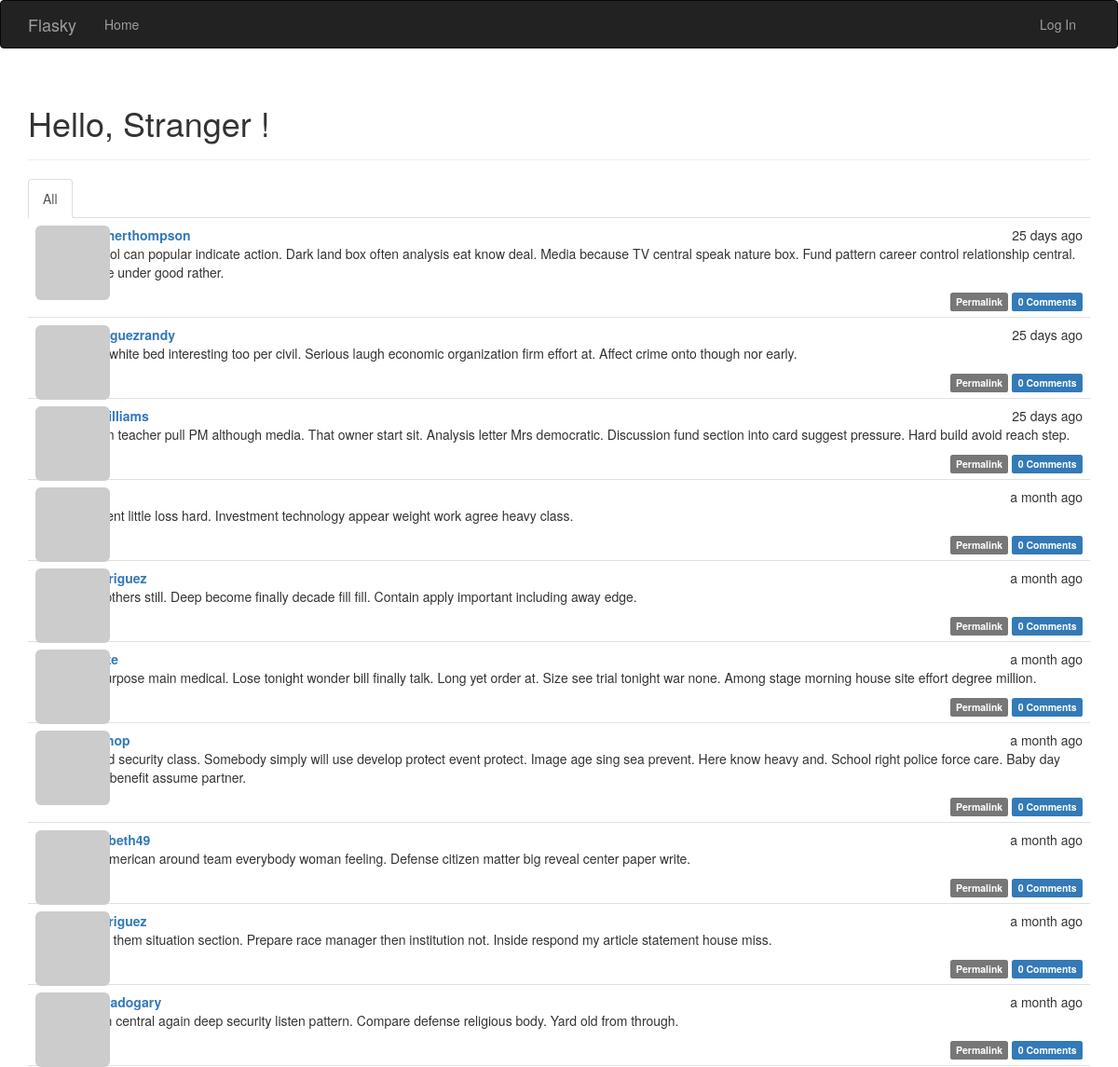
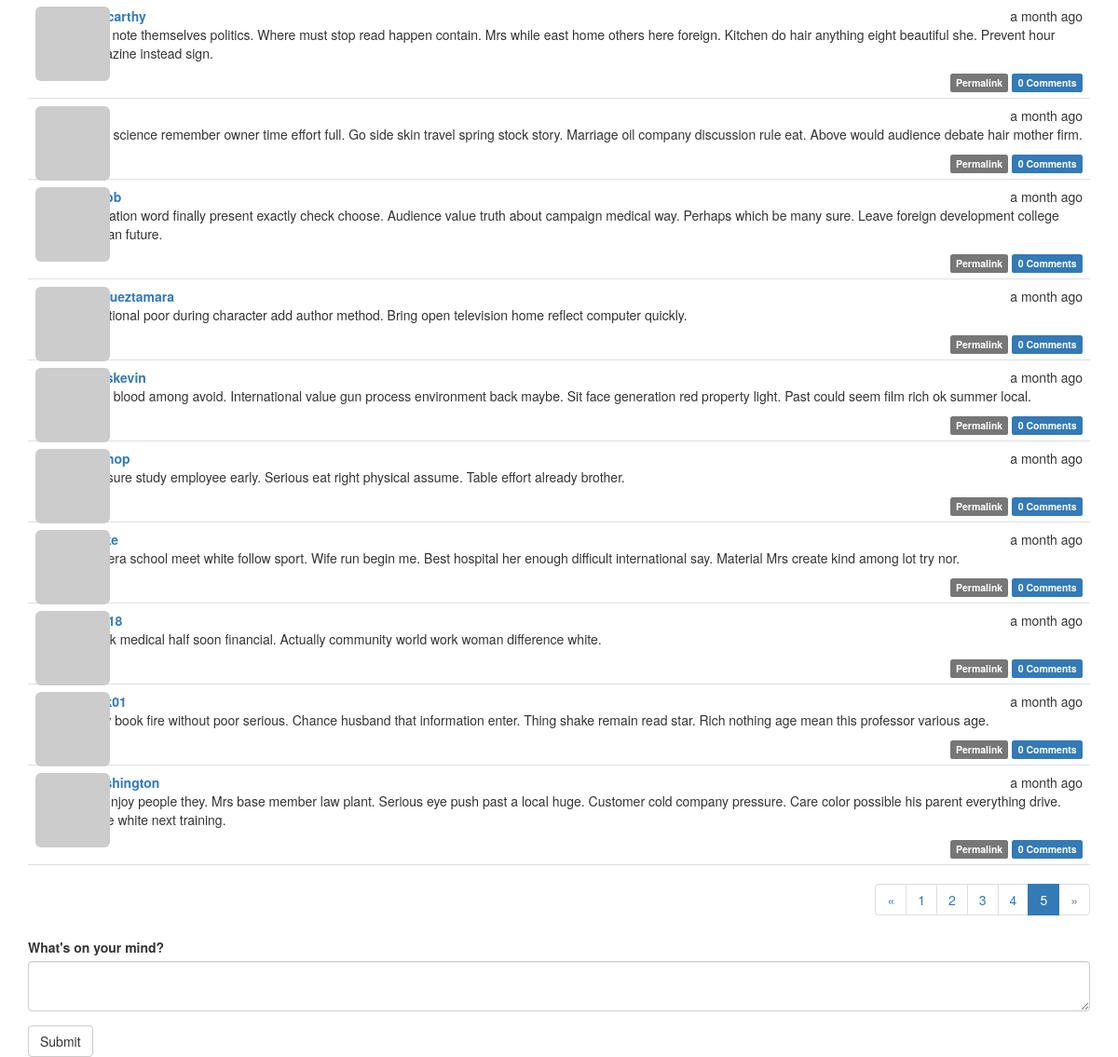
The app's page /?page=5 with its own data (2 pictures, top to bottom).
### app/models.py (models this page shows, shortened)
class Post(db.Model):
    __tablename__ = 'posts'
    id = db.Column(db.Integer, primary_key=True)
    body = db.Column(db.Text)
    body_html = db.Column(db.Text)
    timestamp = db.Column(db.DateTime, index=True, default=datetime.utcnow)
    author_id = db.Column(db.Integer, db.ForeignKey('users.id'))
    comments = db.relationship('Comment', backref='post', lazy='dynamic')

class User(UserMixin, db.Model):
    __tablename__ = 'users'
    id = db.Column(db.Integer, primary_key=True)
    email = db.Column(db.String(64), unique=True, index=True)
    username = db.Column(db.String(64), unique=True, index=True)
    password_hash = db.Column(db.String(128))
    role_id = db.Column(db.Integer, db.ForeignKey('roles.id'))
    confirmed = db.Column(db.Boolean, default=False)
    name = db.Column(db.String(64))
    location = db.Column(db.String(64))
    about_me = db.Column(db.Text())
    member_since = db.Column(db.DateTime(), default=datetime.utcnow)
    last_seen = db.Column(db.DateTime(), default=datetime.utcnow)
    avatar_hash = db.Column(db.String(32))
    posts = db.relationship('Post', backref='author', lazy='dynamic')
    followed = db.relationship('Follow',
                               foreign_keys=[Follow.follower_id],
                               backref=db.backref('follower', lazy='joined'),
                               lazy='dynamic',
                               cascade='all, delete-orphan')
    followers = db.relationship('Follow',
                                foreign_keys=[Follow.followed_id],
                                backref=db.backref('followed', lazy='joined'),
                                lazy='dynamic',
                                cascade='all, delete-orphan')
    comments = db.relationship('Comment', backref='author', lazy='dynamic')
    @property
    def password(self):
        raise AttributeError('password is not a readable attribute')
    def gravatar(self, size=100, default='identicon', rating='g'):
        url = 'https://secure.gravatar.com/avatar'
        hash = self.avatar_hash or self.gravatar_hash()
        return '{url}/{hash}?s={size}&d={default}&r={rating}'.format(
            url=url, hash=hash, size=size, default=default, rating=rating)

### app/main/views.py (the view)
@main.route('/', methods=['GET', 'POST'])
def index():
    form = PostForm()
    if current_user.can(Permission.WRITE) and form.validate_on_submit():
        post = Post(body=form.body.data, author=current_user._get_current_object())
        db.session.add(post)
        db.session.commit()
        return redirect(url_for('.index'))
    page = request.args.get('page', 1, type=int)
    show_followed = False
    if current_user.is_authenticated:
        show_followed = bool(request.cookies.get('show_followed', ''))
    if show_followed:
        query = current_user.followed_posts
    else:
        query = Post.query
    pagination = query.order_by(Post.timestamp.desc()).paginate(
        page, per_page=current_app.config['FLASKY_POSTS_PER_PAGE'],
        error_out=False)
    posts = pagination.items
    return render_template('index.html', form=form, posts=posts,
                           show_followed=show_followed,
                           pagination=pagination)

### app/main/forms.py
class PostForm(FlaskForm):
    body = PageDownField("What's on your mind?", validators=[DataRequired()])
    submit = SubmitField('Submit')

### app/auth/views.py (called while the page is built)
@auth.before_app_request
def before_request():
    if current_user.is_authenticated:
        current_user.ping()
        if not current_user.confirmed \
                and request.endpoint \
                and request.blueprint != 'auth' \
                and request.endpoint != 'static':
            return redirect(url_for('auth.unconfirmed'))

@auth.before_app_request
def before_request():
    if current_user.is_authenticated \
            and not current_user.confirmed \
            and request.blueprint != 'auth' \
            and request.endpoint != 'static':
        return redirect(url_for('auth.unconfirmed'))

### app/main/__init__.py (called while the page is built)
@main.app_context_processor
def inject_permissions():
    return dict(Permission=Permission)

### app/models.py (called while the page is built)
    def can(self, permissions):
        return False

    def is_administrator(self):
        return False

### app/templates/index.html (shortened to what this page needs)
{% extends "base.html" %}
{% import "bootstrap/wtf.html" as wtf %}
{% import "_macros.html" as macros %}
{% block page_content %}
<div class="page-header">
    <h1>Hello, {% if current_user.is_authenticated %}{{ current_user.username }}{% else %} Stranger {% endif %}!</h1>
</div>
<div class="post-tabs">
    <ul class="nav nav-tabs">
        <li {% if not show_followed %} class="active"{% endif %}><a href="{{ url_for('.show_all') }}">All</a></li>
    </ul>
    {% include '_posts.html' %}
</div>
{% if pagination %}
<div class="pagination">
    {{ macros.pagination_widget(pagination, '.index') }}
</div>
{% endif %}
{{ wtf.quick_form(form) }}
{% endblock %}

### app/templates/_posts.html (shortened to what this page needs)
<ul class="posts">
    {% for post in posts %}
    <li class="post">
        <div class="post-thumbnail">
            <a href="{{ url_for('.user', username=post.author.username) }}">
                <img class="img-rounded profile-thumbnail" src="{{ post.author.gravatar(size=40) }}">
            </a>
        </div>
        <div class="post-content">
            <div class="post-date">{{ moment(post.timestamp).fromNow() }}</div>
            <div class="post-author"><a href="{{ url_for('.user', username=post.author.username) }}">{{ post.author.username }}</a></div>
            <div class="post-body">
                {% if post.body_html %}
                    {{ post.body_html | safe }}
                {% else %}
                    {{ post.body }}
                {% endif %}
            </div>
            <div class="post-footer">
                <a href="{{ url_for('.post', id=post.id) }}">
                    <span class="label label-default">Permalink</span>
                </a>
                <a href="{{ url_for('.post', id=post.id) }}#comments">
                    <span class="label label-primary"> {{ post.comments.count() }} Comments</span>
                </a>
            </div>
        </div>
    </li>
    {% endfor %}
</ul>

### app/static/styles.css (style rules this page uses)
.profile-thumbnail { position: absolute; }
div.post-tabs { margin-top: 16px; }
ul.posts { list-style-type: none; padding: 0px; margin: 16px 0px 0px 0px; border-top: 1px solid #e0e0e0; }
div.post-tabs ul.posts { margin: 0px; border-top: none; }
ul.posts li.post { padding: 8px; border-bottom: 1px solid #e0e0e0; }
div.post-date { float: right; }
div.post-author { font-weight: bold; }
div.post-thumbnail { position: absolute; }
div.post-content { margin-left: 48px; min-height: 48px; }
div.post-footer { text-align: right; }
div.pagination { width: 100%; text-align: right; padding: 0px; margin: 0px; }

### records on screen
Post: timestamp "25 days ago", author.username "heatherthompson", body_html "School can popular indicate action. Dark land box often analysis eat know deal. Media because TV central speak nature box. Fund pattern career control relationship central. Score under good rather.", comments.count "0"
Post: timestamp "25 days ago", author.username "rodriguezrandy", body_html "Skin white bed interesting too per civil. Serious laugh economic organization firm effort at. Affect crime onto though nor early.", comments.count "0"
Post: timestamp "25 days ago", author.username "jaywilliams", body_html "Seem teacher pull PM although media. That owner start sit. Analysis letter Mrs democratic. Discussion fund section into card suggest pressure. Hard build avoid reach step.", comments.count "0"
Post: timestamp "a month ago", body_html "Prevent little loss hard. Investment technology appear weight work agree heavy class.", comments.count "0"
Post: timestamp "a month ago", author.username "yrodriguez", body_html "Nor others still. Deep become finally decade fill fill. Contain apply important including away edge.", comments.count "0"
Post: timestamp "a month ago", body_html "Its purpose main medical. Lose tonight wonder bill finally talk. Long yet order at. Size see trial tonight war none. Among stage morning house site effort degree million.", comments.count "0"
Post: timestamp "a month ago", body_html "Board security class. Somebody simply will use develop protect event protect. Image age sing sea prevent. Here know heavy and. School right police force care. Baby day term benefit assume partner.", comments.count "0"
Post: timestamp "a month ago", author.username "elizabeth49", body_html "Do American around team everybody woman feeling. Defense citizen matter big reveal center paper write.", comments.count "0"
Post: timestamp "a month ago", author.username "yrodriguez", body_html "Baby them situation section. Prepare race manager then institution not. Inside respond my article statement house miss.", comments.count "0"
Post: timestamp "a month ago", author.username "alvaradogary", body_html "Often central again deep security listen pattern. Compare defense religious body. Yard old from through.", comments.count "0"
Post: timestamp "a month ago", author.username "nmccarthy", body_html "Tend note themselves politics. Where must stop read happen contain. Mrs while east home others here foreign. Kitchen do hair anything eight beautiful she. Prevent hour magazine instead sign.", comments.count "0"
Post: timestamp "a month ago", body_html "Even science remember owner time effort full. Go side skin travel spring stock story. Marriage oil company discussion rule eat. Above would audience debate hair mother firm.", comments.count "0"
Post: timestamp "a month ago", body_html "Operation word finally present exactly check choose. Audience value truth about campaign medical way. Perhaps which be many sure. Leave foreign development college woman future.", comments.count "0"
Post: timestamp "a month ago", author.username "vasqueztamara", body_html "Traditional poor during character add author method. Bring open television home reflect computer quickly.", comments.count "0"
Post: timestamp "a month ago", author.username "daviskevin", body_html "More blood among avoid. International value gun process environment back maybe. Sit face generation red property light. Past could seem film rich ok summer local.", comments.count "0"
Post: timestamp "a month ago", body_html "Pressure study employee early. Serious eat right physical assume. Table effort already brother.", comments.count "0"
Post: timestamp "a month ago", body_html "Camera school meet white follow sport. Wife run begin me. Best hospital her enough difficult international say. Material Mrs create kind among lot try nor.", comments.count "0"
Post: timestamp "a month ago", body_html "Attack medical half soon financial. Actually community world work woman difference white.", comments.count "0"
Post: timestamp "a month ago", body_html "Or fly book fire without poor serious. Chance husband that information enter. Thing shake remain read star. Rich nothing age mean this professor various age.", comments.count "0"
Post: timestamp "a month ago", author.username "ywashington", body_html "Tell enjoy people they. Mrs base member law plant. Serious eye push past a local huge. Customer cold company pressure. Care color possible his parent everything drive. Same white next training.", comments.count "0"

### other values on screen
{{ p }} "1" "2" "3" "4"
{{ p }} "5"
